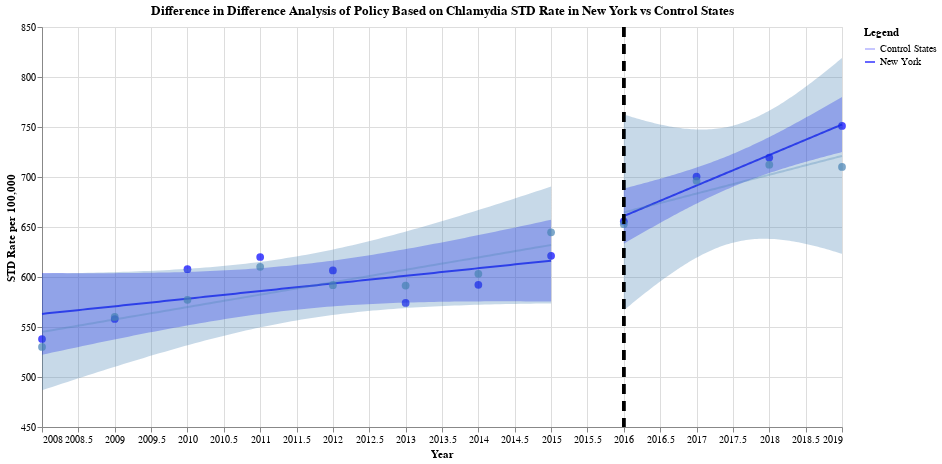

Here is the notebook cell this chart was saved with:
### Code cell
pre_ny_chlamydia = plotting_chart(std_chlamydia_ny[0], "Year", "Rate_per_100000",
                                  "New York", 2016, "Blue", "STD Rate per 100,000")
post_ny_chlamydia = plotting_chart(
    std_chlamydia_ny[1], "Year", "Rate_per_100000", "New York", 2016, "Blue", "STD Rate per 100,000")
pre_ny_control_chlamydia = plotting_chart(
    std_chlamydia_ny[2], "Year", "Rate_per_100000", "Control States", 2016, "#4682B4", "STD Rate per 100,000")
post_ny_control_chlamydia = plotting_chart(
    std_chlamydia_ny[3], "Year", "Rate_per_100000", "Control States", 2016, " #4682B4", "STD Rate per 100,000")

final_ny_chlamydia = pre_ny_chlamydia + post_ny_chlamydia + \
    pre_ny_control_chlamydia + post_ny_control_chlamydia
final_ny_chlamydia.properties(
    title="Difference in Difference Analysis of Policy Based on Chlamydia STD Rate in New York vs Control States"
)
